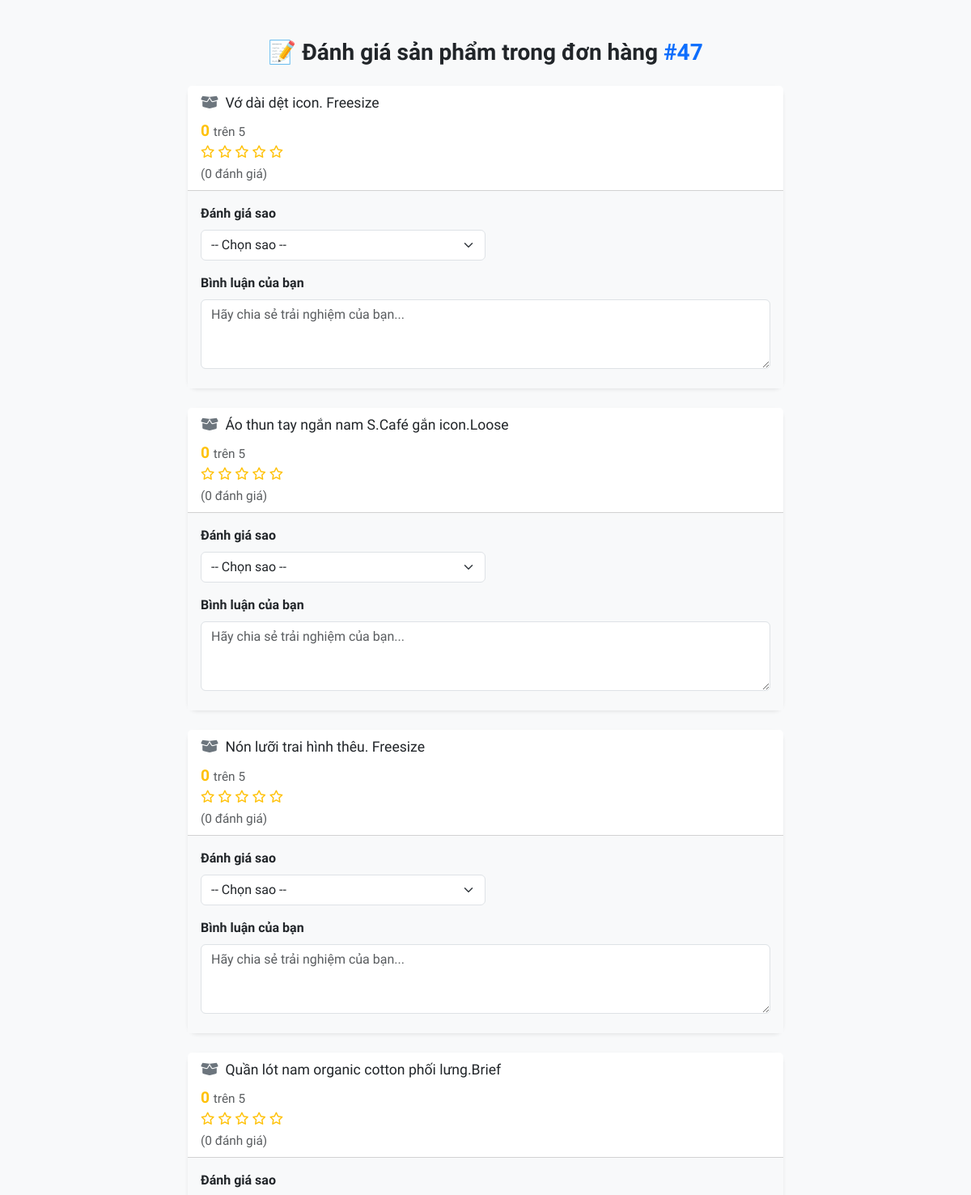
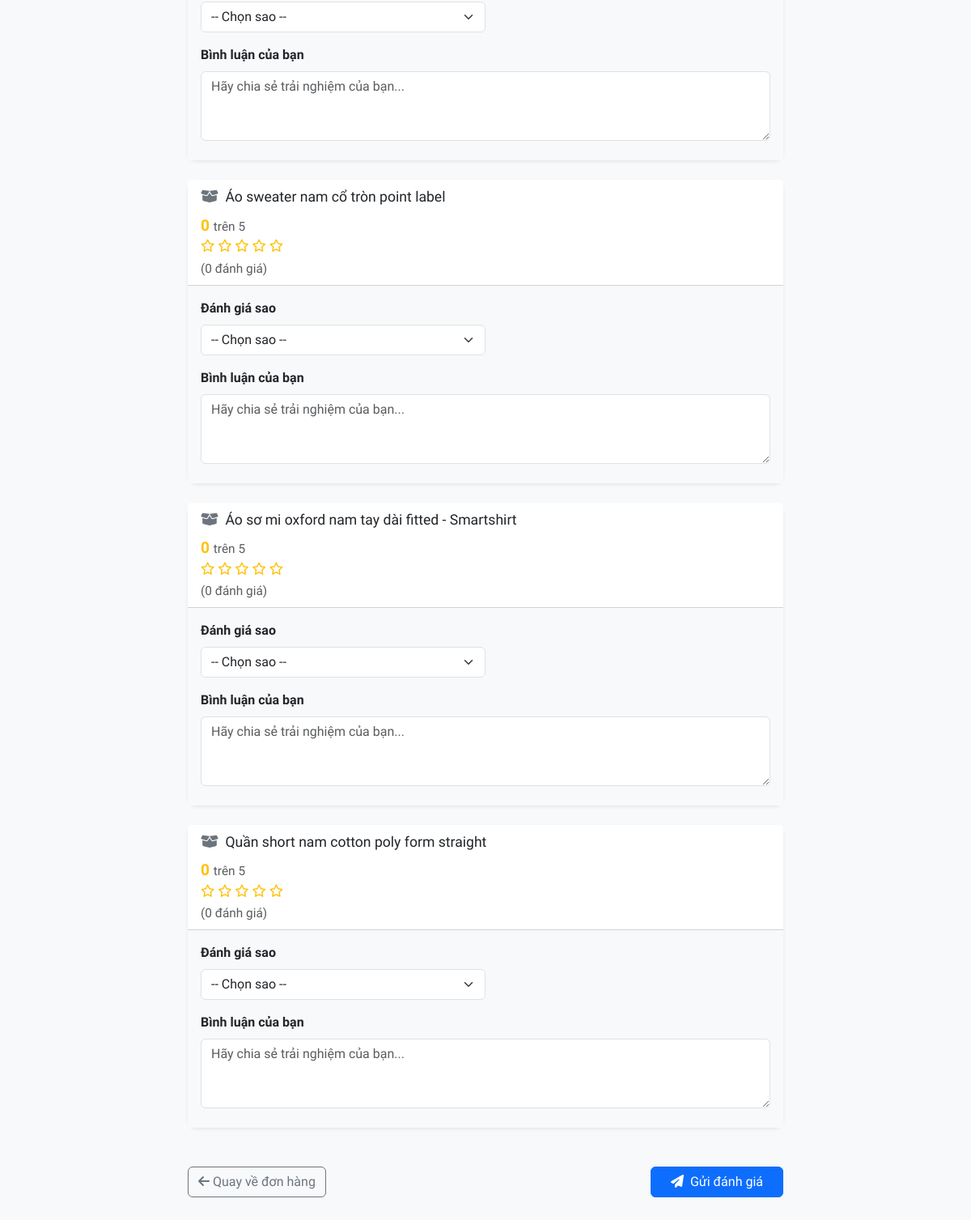
Screenshot of /layout/danhgia.php?order_id=47 (signed in) with the database file from the repository (2 pictures, top to bottom).
### tables this page shows
CREATE TABLE `order_details` (
  `order_detail_id` int(11) NOT NULL,
  `order_id` int(11) DEFAULT NULL,
  `product_id` int(11) DEFAULT NULL,
  `quantity` int(11) DEFAULT NULL,
  `price` decimal(12,2) DEFAULT NULL,
  `total_price` decimal(12,2) DEFAULT NULL,
  `variant_id` int(11) DEFAULT NULL
);

CREATE TABLE `products` (
  `product_id` int(11) NOT NULL,
  `name` varchar(255) NOT NULL,
  `description` text DEFAULT NULL,
  `category_id` int(11) DEFAULT NULL,
  `price` decimal(12,2) DEFAULT NULL,
  `rating_avg` float DEFAULT 0,
  `rating_count` int(11) DEFAULT 0,
  `sold_count` int(11) DEFAULT 0,
  `price_sale` decimal(12,2) DEFAULT NULL,
  `pttg` decimal(5,2) DEFAULT 0.00,
  `is_deleted` tinyint(1) NOT NULL DEFAULT 0
);

### layout/danhgia.php (the view, shortened to what this page needs)
<?php
$db = DBConnect::getInstance();
$pdo = $db->getConnection();
$order_id = isset($_GET['order_id']) ? intval($_GET['order_id']) : 0;
$stmt = $pdo->prepare("SELECT od.product_id, p.name
                       FROM order_details od
                       JOIN products p ON od.product_id = p.product_id
                       WHERE od.order_id = ?");
$stmt->execute([$order_id]);
$products = $stmt->fetchAll(PDO::FETCH_ASSOC);
?>
<!DOCTYPE html>
<html lang="vi">
<head>
  <link rel="stylesheet" href="/assets/bootstrap/css/bootstrap.min.css">
  <link rel="stylesheet" href="/assets/fonts/font.css">
  <link rel="stylesheet" href="https://cdnjs.cloudflare.com/ajax/libs/font-awesome/6.4.0/css/all.min.css" />
</head>
<body class="py-5">
  <div class="container">
    <div class="row justify-content-center">
      <div class="col-lg-8">
        <div class="text-center mb-4">
          <h3 class="fw-bold text-dark">
            📝 Đánh giá sản phẩm trong đơn hàng <span class="text-primary">#<?= $order_id ?></span>
          </h3>
        </div>
        <?php if (empty($products)): ?>
          <div class="alert alert-warning">Không tìm thấy sản phẩm nào trong đơn hàng này.</div>
        <?php else: ?>
          <form method="POST" class="vstack gap-4">
            <?php foreach ($products as $p): ?>
              <div class="card shadow-sm border-0">
                <div class="card-header">
                  <i class="fa-solid fa-box-open me-1 text-secondary"></i> <?= htmlspecialchars($p['name']) ?>
                  <div class="mt-2 small text-muted">
                    <span class="fw-bold text-warning" style="font-size: 1.2rem;">
                      <?= $p['avg_rating'] ?>
                    </span>
                    <span class="text-muted">trên 5</span>
                    <br/>
                    <?php for ($i = 1; $i <= 5; $i++): ?>
                      <?php if ($i <= round($p['avg_rating'])): ?>
                        <i class="fa-solid fa-star text-warning"></i>
                      <?php else: ?>
                        <i class="fa-regular fa-star text-warning"></i>
                      <?php endif; ?>
                    <?php endfor; ?>
                    <div class="text-muted mt-1">(<?= $p['total_reviews'] ?> đánh giá)</div>
                  </div>
                </div>
                <div class="card-body bg-light">
                  <div class="mb-3">
                    <label class="form-label fw-semibold">Đánh giá sao</label>
                    <select name="rating[<?= $p['product_id'] ?>]" class="form-select w-50" required>
                      <option value="">-- Chọn sao --</option>
                    </select>
                  </div>
                  <div class="mb-2">
                    <label class="form-label fw-semibold">Bình luận của bạn</label>
                    <textarea name="comment[<?= $p['product_id'] ?>]" class="form-control" rows="3" placeholder="Hãy chia sẻ trải nghiệm của bạn..."></textarea>
                  </div>
                </div>
              </div>
            <?php endforeach; ?>
            <div class="d-flex justify-content-between mt-4">
              <a href="/index.php?page=donhang" class="btn btn-outline-secondary">
                <i class="fa-solid fa-arrow-left"></i> Quay về đơn hàng
              </a>
              <button type="submit" class="btn btn-primary px-4">
                <i class="fa-solid fa-paper-plane me-1"></i> Gửi đánh giá
              </button>
            </div>
          </form>
        <?php endif; ?>
      </div>
    </div>
  </div>
</body>
</html>

### layout/danhgia.php (style rules this page uses)
body { background-color: #f8f9fa; }
.card { border-radius: 12px; }
.card-header { background-color: #fff; font-size: 1.1rem; }
textarea::placeholder { color: #aaa; }

### rows the page displays
order_details: product.name "Vớ dài dệt icon. Freesize", avg_rating "0", total_reviews "0", product "Hãy chia sẻ trải nghiệm của bạn..."
order_details: product.name "Áo thun tay ngắn nam S.Café gắn icon.Loose", avg_rating "0", total_reviews "0", product "Hãy chia sẻ trải nghiệm của bạn..."
order_details: product.name "Nón lưỡi trai hình thêu. Freesize", avg_rating "0", total_reviews "0", product "Hãy chia sẻ trải nghiệm của bạn..."
order_details: product.name "Quần lót nam organic cotton phối lưng.Brief", avg_rating "0", total_reviews "0", product "Hãy chia sẻ trải nghiệm của bạn..."
order_details: product.name "Áo sweater nam cổ tròn point label", avg_rating "0", total_reviews "0", product "Hãy chia sẻ trải nghiệm của bạn..."
order_details: product.name "Áo sơ mi oxford nam tay dài fitted - Smartshirt", avg_rating "0", total_reviews "0", product "Hãy chia sẻ trải nghiệm của bạn..."
order_details: product.name "Quần short nam cotton poly form straight", avg_rating "0", total_reviews "0", product "Hãy chia sẻ trải nghiệm của bạn..."

### other values shown
$order_id "47"
